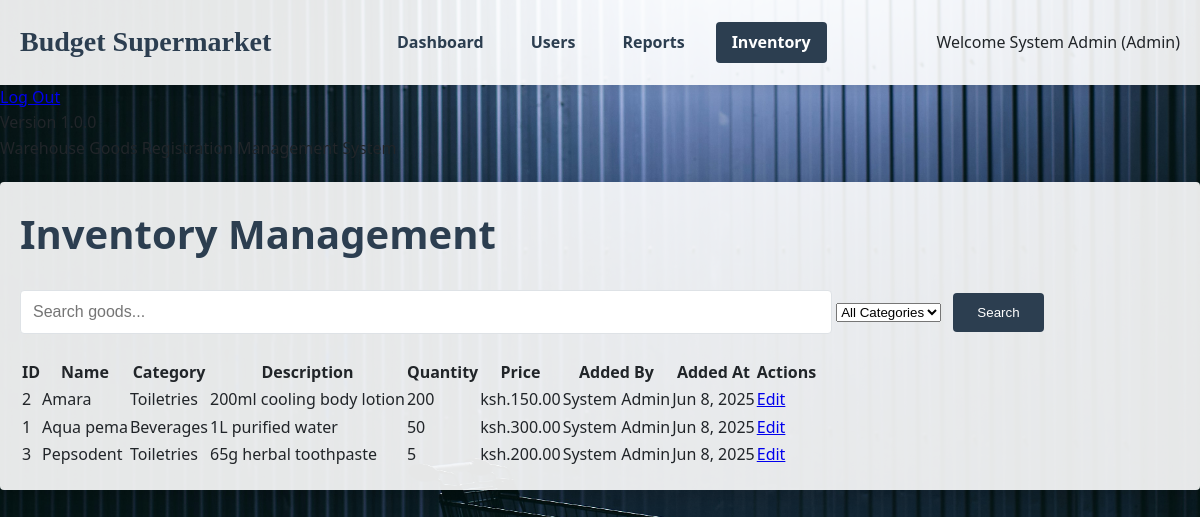
/admin/goods.php (signed in), run on the app's committed database.
### tables this page shows
CREATE TABLE `goods` (
  `id` int(11) NOT NULL,
  `name` varchar(100) NOT NULL,
  `barcode` varchar(50) DEFAULT NULL,
  `category` varchar(50) NOT NULL,
  `description` text DEFAULT NULL,
  `quantity` int(11) NOT NULL,
  `price` decimal(10,2) NOT NULL,
  `added_by` int(11) DEFAULT NULL,
  `added_at` timestamp NOT NULL DEFAULT current_timestamp()
);

CREATE TABLE `users` (
  `id` int(11) NOT NULL,
  `username` varchar(50) NOT NULL,
  `password` varchar(255) NOT NULL,
  `nickname` varchar(50) NOT NULL,
  `role` enum('admin','cashier','receptionist') NOT NULL DEFAULT 'receptionist',
  `created_at` timestamp NOT NULL DEFAULT current_timestamp()
);

### admin/goods.php (the view, shortened to what this page needs)
<?php
include '../includes/config.php';
$search = isset($_GET['search']) ? "%{$_GET['search']}%" : '%';
$sql = "SELECT g.*, u.nickname as added_by_name FROM goods g
        JOIN users u ON g.added_by = u.id
        WHERE (g.name LIKE ? OR g.category LIKE ? OR g.description LIKE ?)";
$params = [$search, $search, $search];
$sql .= " ORDER BY g.name";
$stmt = $pdo->prepare($sql);
$stmt->execute($params);
$goods = $stmt->fetchAll();
?>
<?php $pageTitle = "Inventory Management"; include '../includes/header.php'; ?>
<h1>Inventory Management</h1>
<div class="search-bar">
    <form method="get" action="goods.php">
        <input type="text" name="search" placeholder="Search goods..."
               value="<?php echo isset($_GET['search']) ? htmlspecialchars($_GET['search']) : ''; ?>">
        <select name="category">
            <option value="">All Categories</option>
        </select>
        <button type="submit">Search</button>
    </form>
</div>
<table class="goods-table">
    <thead>
        <tr>
            <th>ID</th>
            <th>Name</th>
            <th>Category</th>
            <th>Description</th>
            <th>Quantity</th>
            <th>Price</th>
            <th>Added By</th>
            <th>Added At</th>
            <th>Actions</th>
        </tr>
    </thead>
    <tbody>
        <?php foreach ($goods as $item): ?>
        <tr>
            <td><?php echo $item['id']; ?></td>
            <td><?php echo htmlspecialchars($item['name']); ?></td>
            <td><?php echo htmlspecialchars($item['category']); ?></td>
            <td><?php echo htmlspecialchars($item['description']); ?></td>
            <td><?php echo $item['quantity']; ?></td>
            <td>ksh.<?php echo number_format($item['price'], 2); ?></td>
            <td><?php echo htmlspecialchars($item['added_by_name']); ?></td>
            <td><?php echo date('M j, Y', strtotime($item['added_at'])); ?></td>
            <td>
                <a href="../receptionist/add-goods.php?edit=<?php echo $item['id']; ?>" class="edit-btn">Edit</a>
            </td>
        </tr>
        <?php endforeach; ?>
    </tbody>
</table>
<?php include '../includes/footer.php'; ?>

### includes/header.php (shortened to what this page needs)
<!DOCTYPE html>
<html lang="en">
<head>
    <link rel="stylesheet" href="../assets/css/style.css">
</head>
<body class="main-page">
    <div class="header">
        <div class="supermarket-name">Budget Supermarket</div>
        <div class="nav-buttons">
            <?php if ($_SESSION['role'] == 'admin'): ?>
                <a href="../admin/dashboard.php" class="nav-btn <?php echo basename($_SERVER['PHP_SELF']) == 'dashboard.php' ? 'active' : ''; ?>">Dashboard</a>
                <a href="../admin/users.php" class="nav-btn <?php echo basename($_SERVER['PHP_SELF']) == 'users.php' ? 'active' : ''; ?>">Users</a>
                <a href="../admin/reports.php" class="nav-btn <?php echo basename($_SERVER['PHP_SELF']) == 'reports.php' ? 'active' : ''; ?>">Reports</a>
                <a href="../admin/goods.php" class="nav-btn <?php echo basename($_SERVER['PHP_SELF']) == 'goods.php' ? 'active' : ''; ?>">Inventory</a>
            <?php endif; ?>
        </div>
        <div class="user-welcome">
            <span>Welcome <?php echo htmlspecialchars($_SESSION['nickname']); ?> (<?php echo ucfirst($_SESSION['role']); ?>)</span>
        </div>
    </div>
    <div class="logout-btn-container">
        <a href="../logout.php" class="logout-btn">Log Out</a>
    </div>
    <div class="version">Version 1.0.0</div>
    <div class="system-title">Warehouse Goods Registration Management System</div>
    <div class="container">

### includes/footer.php
</div>
</body>
</html>

### assets/css/style.css (style rules this page uses)
:root { --primary-color: #2c3e50; --primary-dark: #1a252f; --secondary-color: #3498db; --secondary-dark: #2980b9; --success-color: #28a745; --success-dark: #218838; --danger-color: #e74c3c; --danger-dark: #c0392b; --warning-color: #ffc107; --warning-dark: #e0a800; --light-color: #f8f9fa; --dark-color: #343a40; --gray-color: #6c757d; --border-color: #dee2e6; --text-color: #212529; --text-light: #f8f9fa; --shadow: 0 0.5rem 1rem rgba(0, 0, 0, 0.15); --radius: 0.25rem; }
* { margin: 0; padding: 0; box-sizing: border-box; }
body { font-family: 'Segoe UI', Tahoma, Geneva, Verdana, sans-serif; line-height: 1.6; color: var(--text-color); background-color: #f5f5f5; }
body.main-page { background-image: url('../images/background.jpg'); background-size: cover; background-position: center; background-attachment: fixed; min-height: 100vh; }
.container { max-width: 1200px; margin: 20px auto; padding: 20px; background-color: rgba(255, 255, 255, 0.9); border-radius: var(--radius); box-shadow: var(--shadow); }
.header { display: flex; justify-content: space-between; align-items: center; padding: 20px; background-color: rgba(255, 255, 255, 0.9); box-shadow: 0 2px 10px rgba(0, 0, 0, 0.1); position: relative; z-index: 100; }
.supermarket-name { font-size: 28px; font-weight: bold; color: var(--primary-color); font-family: 'Brush Script MT', cursive; }
.nav-buttons { display: flex; gap: 15px; }
h1, h2, h3, h4, h5, h6 { margin-bottom: 1rem; color: var(--primary-color); }
h1 { font-size: 2.5rem; }
.nav-btn { padding: 0.5rem 1rem; text-decoration: none; color: var(--primary-color); font-weight: bold; border-radius: var(--radius); transition: all 0.3s ease; }
.nav-btn:hover, .nav-btn.active { background-color: var(--primary-color); color: white; }
.search-bar { margin: 1.5rem 0; }
.search-bar input { padding: 0.75rem; border: 1px solid var(--border-color); border-radius: var(--radius); font-size: 1rem; width: 70%; }
.search-bar button { padding: 0.75rem 1.5rem; background-color: var(--primary-color); color: white; border: none; border-radius: var(--radius); cursor: pointer; margin-left: 0.5rem; }

### data on the page
goods: id "2", name "Amara", category "Toiletries", description "200ml cooling body lotion", quantity "200", price "150.00", added_by.nickname "System Admin", added_at "Jun 8, 2025"
goods: id "1", name "Aqua pema", category "Beverages", description "1L purified water", quantity "50", price "300.00", added_by.nickname "System Admin", added_at "Jun 8, 2025"
goods: id "3", name "Pepsodent", category "Toiletries", description "65g herbal toothpaste", quantity "5", price "200.00", added_by.nickname "System Admin", added_at "Jun 8, 2025"

### other printed values
$_SESSION['nickname'] "System Admin"
$_SESSION['role'] "Admin"
